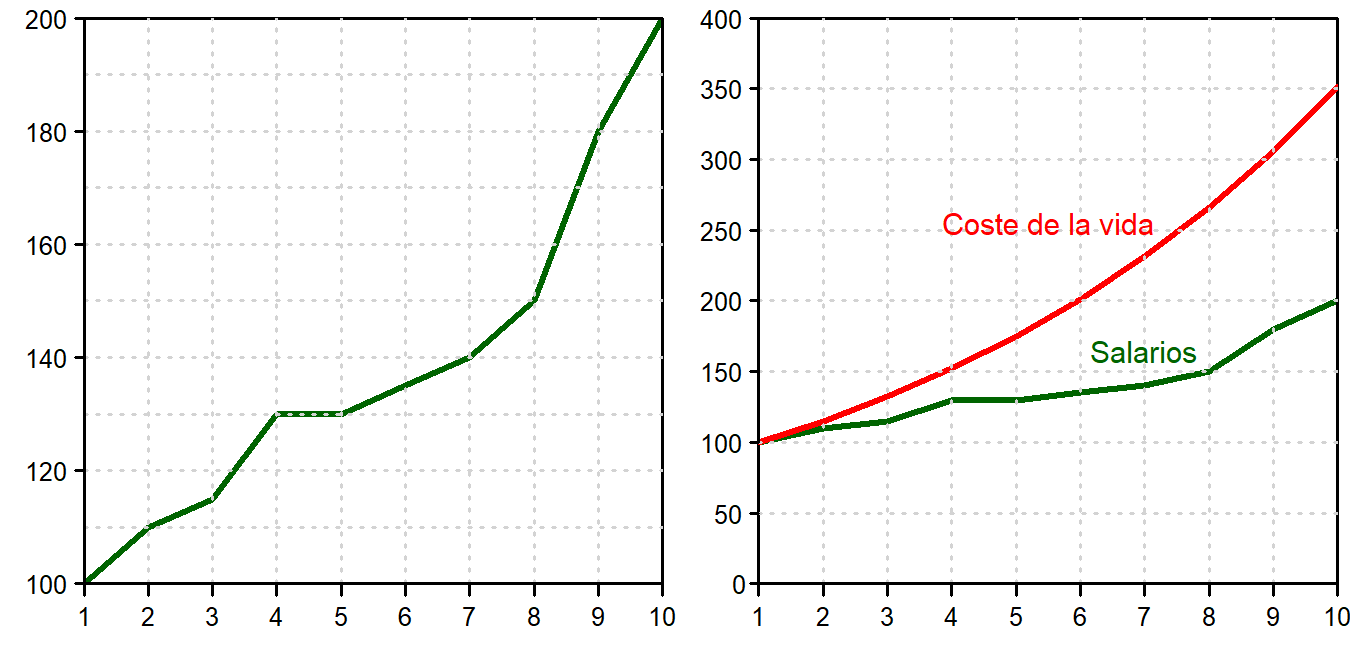

This chart was generated by the following R code:

datos <- read.csv2("inflacion15.csv")

png("salariosInflacion.png", width=1350, height=650, res = 300)
par(mar=c(1, 1.3, 0.2, 0.1) + 0.1, mgp = c(0,0,0), mfrow=c(1,2))
t=0.6

x = c(2023, 2024)
y1 = c(5, 10)
y2 = c(0, 100)

plot(datos$Anio, datos$Salarios, type = "l", xlab="", ylab="", 
     ylim=c(100, 200), xpd = FALSE,  yaxt='n',  xaxt='n', xaxs="i", yaxs="i",
     lwd=2, col = "darkgreen"
)
grid(nx=9, ny=10)

axis(1, at=seq(1, 10, 1), tck=-0.02, cex.axis=t-0.08, padj = -0.3)
axis(2, at=seq(100, 200, 20), las=1, tck=-0.015, hadj = 1.4, cex.axis=t-0.08)

plot(datos$Anio, datos$Salarios, type = "l", xlab="", ylab="", 
     ylim=c(0, 400), xpd = FALSE,  yaxt='n',  xaxt='n', xaxs="i", yaxs="i",
     lwd=2, col = "darkgreen"
)
lines(datos$Anio, datos$Precios, type = "l", col = "red", lwd=2)
grid(nx=9, ny=8)

axis(1, at=seq(1, 10, 1), tck=-0.02, cex.axis=t-0.08, padj = -0.3)
axis(2, at=0, las=1, tck=-0.015, hadj = 1.9, cex.axis=t-0.08)
axis(2, at=50, las=1, tck=-0.015, hadj = 1.6, cex.axis=t-0.08)
axis(2, at=seq(100, 400, 50), las=1, tck=-0.015, hadj = 1.4, cex.axis=t-0.08)

text(7, 165, "Salarios", col = "darkgreen", cex=t)
text(5.5, 255, "Coste de la vida", col = "red", cex=t)

dev.off()
